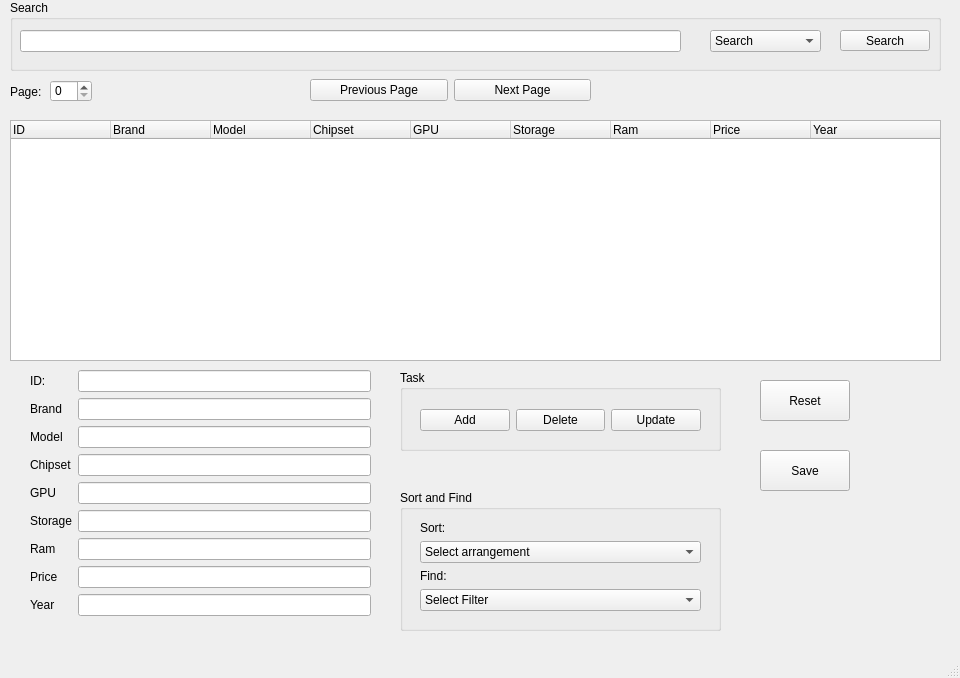
<?xml version="1.0" encoding="UTF-8"?>
<ui version="4.0">
 <class>MainWindow</class>
 <widget class="QMainWindow" name="MainWindow">
  <property name="geometry">
   <rect>
    <x>0</x>
    <y>0</y>
    <width>960</width>
    <height>678</height>
   </rect>
  </property>
  <property name="windowTitle">
   <string>MainWindow</string>
  </property>
  <widget class="QWidget" name="centralwidget">
   <widget class="QTreeWidget" name="treeWidget">
    <property name="geometry">
     <rect>
      <x>10</x>
      <y>120</y>
      <width>931</width>
      <height>241</height>
     </rect>
    </property>
    <column>
     <property name="text">
      <string>ID</string>
     </property>
    </column>
    <column>
     <property name="text">
      <string>Brand</string>
     </property>
    </column>
    <column>
     <property name="text">
      <string>Model</string>
     </property>
    </column>
    <column>
     <property name="text">
      <string>Chipset</string>
     </property>
    </column>
    <column>
     <property name="text">
      <string>GPU</string>
     </property>
    </column>
    <column>
     <property name="text">
      <string>Storage</string>
     </property>
    </column>
    <column>
     <property name="text">
      <string>Ram</string>
     </property>
    </column>
    <column>
     <property name="text">
      <string>Price</string>
     </property>
    </column>
    <column>
     <property name="text">
      <string>Year</string>
     </property>
    </column>
   </widget>
   <widget class="QGroupBox" name="groupBox_5">
    <property name="geometry">
     <rect>
      <x>400</x>
      <y>490</y>
      <width>321</width>
      <height>141</height>
     </rect>
    </property>
    <property name="title">
     <string>Sort and Find</string>
    </property>
    <widget class="QWidget" name="gridLayoutWidget_3">
     <property name="geometry">
      <rect>
       <x>20</x>
       <y>30</y>
       <width>281</width>
       <height>91</height>
      </rect>
     </property>
     <layout class="QGridLayout" name="gridLayout_4">
      <item row="1" column="0">
       <widget class="QComboBox" name="cbSort_2">
        <item>
         <property name="text">
          <string>Select arrangement</string>
         </property>
        </item>
        <item>
         <property name="text">
          <string>Sort by Model -  A --&gt; Z</string>
         </property>
        </item>
        <item>
         <property name="text">
          <string>Sort by Model - Z --&gt; A</string>
         </property>
        </item>
        <item>
         <property name="text">
          <string>Sort by Price - Ascending</string>
         </property>
        </item>
        <item>
         <property name="text">
          <string>Sort by Price - Descending</string>
         </property>
        </item>
       </widget>
      </item>
      <item row="3" column="0">
       <widget class="QComboBox" name="cbFilter_2">
        <item>
         <property name="text">
          <string>Select Filter</string>
         </property>
        </item>
        <item>
         <property name="text">
          <string>MIN PRICE</string>
         </property>
        </item>
        <item>
         <property name="text">
          <string>MAX YEAR</string>
         </property>
        </item>
       </widget>
      </item>
      <item row="0" column="0">
       <widget class="QLabel" name="label_8">
        <property name="text">
         <string>Sort:</string>
        </property>
       </widget>
      </item>
      <item row="2" column="0">
       <widget class="QLabel" name="label_9">
        <property name="text">
         <string>Find:</string>
        </property>
       </widget>
      </item>
     </layout>
    </widget>
   </widget>
   <widget class="QPushButton" name="btnSave">
    <property name="geometry">
     <rect>
      <x>760</x>
      <y>450</y>
      <width>90</width>
      <height>41</height>
     </rect>
    </property>
    <property name="text">
     <string>Save</string>
    </property>
   </widget>
   <widget class="QGroupBox" name="groupBox_4">
    <property name="geometry">
     <rect>
      <x>400</x>
      <y>370</y>
      <width>321</width>
      <height>81</height>
     </rect>
    </property>
    <property name="title">
     <string>Task</string>
    </property>
    <widget class="QWidget" name="gridLayoutWidget_4">
     <property name="geometry">
      <rect>
       <x>20</x>
       <y>30</y>
       <width>281</width>
       <height>41</height>
      </rect>
     </property>
     <layout class="QGridLayout" name="gridLayout_5">
      <item row="1" column="1">
       <widget class="QPushButton" name="btnDelete_2">
        <property name="text">
         <string>Delete</string>
        </property>
       </widget>
      </item>
      <item row="1" column="0">
       <widget class="QPushButton" name="btnAdd_2">
        <property name="text">
         <string>Add</string>
        </property>
       </widget>
      </item>
      <item row="1" column="2">
       <widget class="QPushButton" name="btnUpdate_2">
        <property name="text">
         <string>Update</string>
        </property>
       </widget>
      </item>
     </layout>
    </widget>
   </widget>
   <widget class="QWidget" name="formLayoutWidget">
    <property name="geometry">
     <rect>
      <x>30</x>
      <y>370</y>
      <width>341</width>
      <height>263</height>
     </rect>
    </property>
    <layout class="QFormLayout" name="formLayout_2">
     <item row="0" column="0">
      <widget class="QLabel" name="label_10">
       <property name="text">
        <string>ID:</string>
       </property>
      </widget>
     </item>
     <item row="0" column="1">
      <widget class="QLineEdit" name="txtID_2">
       <property name="tabletTracking">
        <bool>false</bool>
       </property>
      </widget>
     </item>
     <item row="1" column="0">
      <widget class="QLabel" name="dLabel_3">
       <property name="text">
        <string>Brand</string>
       </property>
      </widget>
     </item>
     <item row="1" column="1">
      <widget class="QLineEdit" name="txtBrand_2"/>
     </item>
     <item row="2" column="0">
      <widget class="QLabel" name="label_11">
       <property name="text">
        <string>Model</string>
       </property>
      </widget>
     </item>
     <item row="2" column="1">
      <widget class="QLineEdit" name="txtModel_2"/>
     </item>
     <item row="3" column="0">
      <widget class="QLabel" name="label_12">
       <property name="text">
        <string>Chipset</string>
       </property>
      </widget>
     </item>
     <item row="3" column="1">
      <widget class="QLineEdit" name="txtChipset_2"/>
     </item>
     <item row="4" column="0">
      <widget class="QLabel" name="tx_2">
       <property name="text">
        <string>GPU</string>
       </property>
      </widget>
     </item>
     <item row="4" column="1">
      <widget class="QLineEdit" name="txtGPU_2"/>
     </item>
     <item row="5" column="0">
      <widget class="QLabel" name="label_13">
       <property name="text">
        <string>Storage</string>
       </property>
      </widget>
     </item>
     <item row="5" column="1">
      <widget class="QLineEdit" name="txtStorage_2"/>
     </item>
     <item row="6" column="0">
      <widget class="QLabel" name="label_14">
       <property name="text">
        <string>Ram</string>
       </property>
      </widget>
     </item>
     <item row="6" column="1">
      <widget class="QLineEdit" name="txtRam_2"/>
     </item>
     <item row="7" column="0">
      <widget class="QLabel" name="dLabel_4">
       <property name="text">
        <string>Price</string>
       </property>
      </widget>
     </item>
     <item row="7" column="1">
      <widget class="QLineEdit" name="txtPrice_2"/>
     </item>
     <item row="8" column="0">
      <widget class="QLabel" name="dQWDLabel_2">
       <property name="text">
        <string>Year</string>
       </property>
      </widget>
     </item>
     <item row="8" column="1">
      <widget class="QLineEdit" name="txtYear_2"/>
     </item>
    </layout>
   </widget>
   <widget class="QLabel" name="lbPage">
    <property name="geometry">
     <rect>
      <x>10</x>
      <y>82</y>
      <width>61</width>
      <height>20</height>
     </rect>
    </property>
    <property name="text">
     <string>Page:</string>
    </property>
   </widget>
   <widget class="QWidget" name="gridLayoutWidget_5">
    <property name="geometry">
     <rect>
      <x>310</x>
      <y>70</y>
      <width>281</width>
      <height>41</height>
     </rect>
    </property>
    <layout class="QGridLayout" name="gridLayout_6">
     <item row="1" column="0">
      <widget class="QPushButton" name="btnPrePage_2">
       <property name="text">
        <string>Previous Page</string>
       </property>
      </widget>
     </item>
     <item row="1" column="1">
      <widget class="QPushButton" name="btnNextP_2">
       <property name="text">
        <string>Next Page</string>
       </property>
      </widget>
     </item>
    </layout>
   </widget>
   <widget class="QGroupBox" name="groupBox_6">
    <property name="geometry">
     <rect>
      <x>10</x>
      <y>0</y>
      <width>931</width>
      <height>71</height>
     </rect>
    </property>
    <property name="title">
     <string>Search</string>
    </property>
    <widget class="QLineEdit" name="txtSearch_2">
     <property name="geometry">
      <rect>
       <x>10</x>
       <y>30</y>
       <width>661</width>
       <height>22</height>
      </rect>
     </property>
    </widget>
    <widget class="QComboBox" name="cbSearch_2">
     <property name="geometry">
      <rect>
       <x>700</x>
       <y>30</y>
       <width>111</width>
       <height>22</height>
      </rect>
     </property>
     <item>
      <property name="text">
       <string>Search</string>
      </property>
     </item>
     <item>
      <property name="text">
       <string>ID</string>
      </property>
     </item>
     <item>
      <property name="text">
       <string>Model</string>
      </property>
     </item>
    </widget>
    <widget class="QPushButton" name="btnSearch_2">
     <property name="geometry">
      <rect>
       <x>830</x>
       <y>30</y>
       <width>90</width>
       <height>21</height>
      </rect>
     </property>
     <property name="text">
      <string>Search</string>
     </property>
    </widget>
   </widget>
   <widget class="QPushButton" name="btnClear">
    <property name="geometry">
     <rect>
      <x>760</x>
      <y>380</y>
      <width>90</width>
      <height>41</height>
     </rect>
    </property>
    <property name="text">
     <string>Reset</string>
    </property>
   </widget>
   <widget class="QSpinBox" name="sbPage">
    <property name="geometry">
     <rect>
      <x>50</x>
      <y>80</y>
      <width>42</width>
      <height>22</height>
     </rect>
    </property>
    <property name="maximum">
     <number>999999999</number>
    </property>
   </widget>
  </widget>
  <widget class="QMenuBar" name="menubar">
   <property name="geometry">
    <rect>
     <x>0</x>
     <y>0</y>
     <width>960</width>
     <height>17</height>
    </rect>
   </property>
  </widget>
  <widget class="QStatusBar" name="statusbar"/>
 </widget>
 <resources/>
 <connections/>
</ui>
